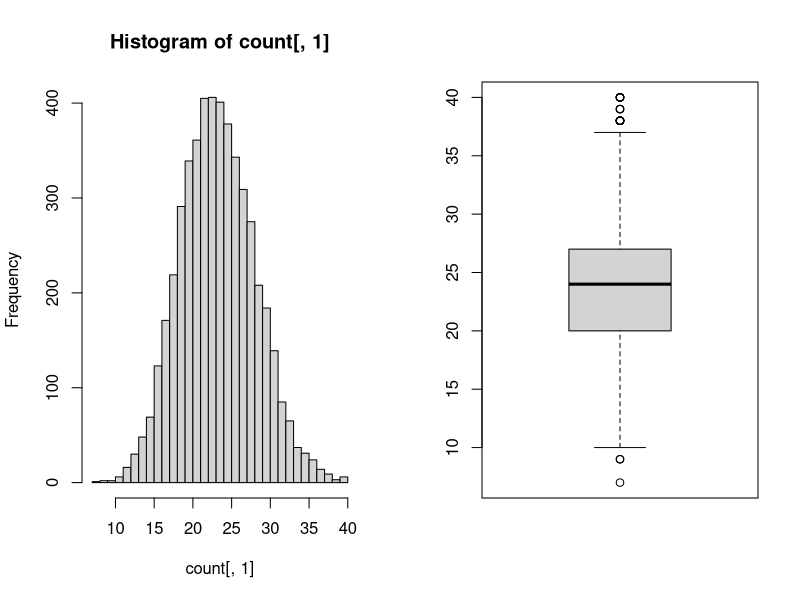

Generate this figure with R:
# 12
count <- read.table("count.txt", header = T)

str(count)
class(count)

summary(count)
dim(count)

var(count$a.v1)
var(count[,2])
var(count[,3])
var(count[,4])
quantile(count$a.v1)

defpar = par(no.readonly = F)
par(mfrow = c(1,2))
hist(count[,1], breaks = 25)
boxplot(count[,1])

# Ex 13:

# a) p - error rate  X -> Bin(50, p=.1)

# b)
dbinom(3, 50, .1)

# c)
pbinom(3, 50, .1)

# d) 
pnorm(3, 50*0.1, sqrt(50*0.1*0.9))

# 15

# a)
dbinom(3, 5, .1)
(20/2)* 0.1^3 * .9^2
choose(5,3)* 0.1^3 * .9^2
 
# b)
# expected value: mean
mu  <- 150*0.1
# variance
sd <- 150*0.1*(1-0.1)

# beteween 15 and 20

pbinom(20,150,.1) - pbinom(15,150,.1)
sum(sapply((16:20), function(n) choose(150,n)* 0.1^n * .9^(150-n)))

pnorm((20-mu)/sqrt(sd)) - pnorm((15-mu)/sqrt(sd))

# 16

# a)
set.seed(7)

countInCI <- function(n){ 
  count <- 0
#  n <- 50
  rate <- 2
  for(i in 1:1000){
    sample <- rexp(n, rate)
    emu <- mean(sample)
    esd <- sd(sample)
    esd
    a <- 1 - .05/2
    fi <- qnorm(a)
    ci.start <- emu - fi*esd/sqrt(n)
    ci.end <- emu + fi*esd/sqrt(n)
    if (0.5 >= ci.start & 0.5 <= ci.end) {
      count <- count + 1 
    }
  }  
 return(count)
}
countInCI(50)

# b)
countInCI(5)
